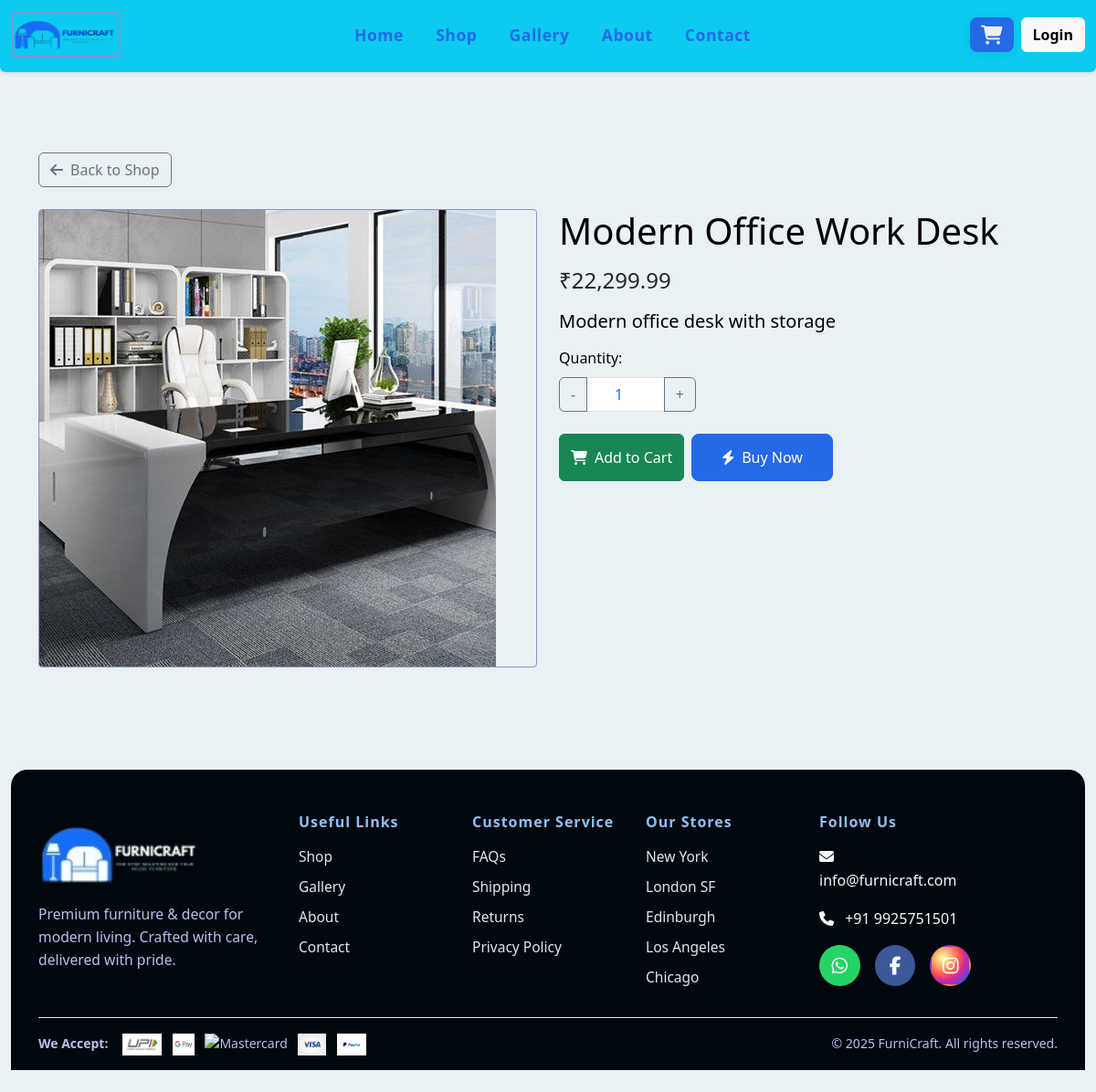
/product.php?id=29, run on an earlier commit of the app's database.
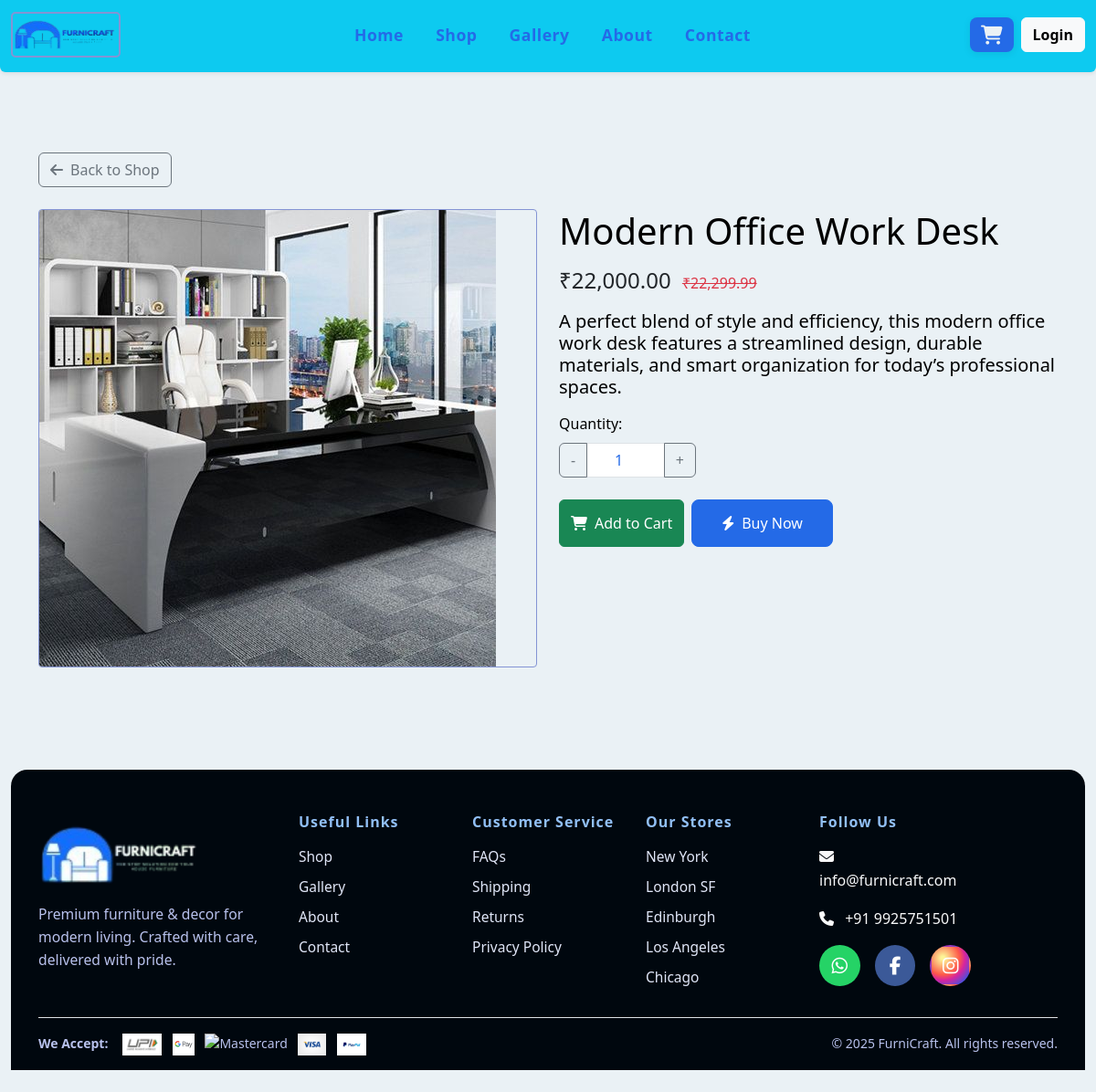
And on a later commit of the database.
### tables this page shows
CREATE TABLE `products` (
  `id` int(11) NOT NULL,
  `name` varchar(255) NOT NULL,
  `description` text DEFAULT NULL,
  `image` varchar(255) DEFAULT NULL,
  `price` decimal(10,2) NOT NULL,
  `sale_price` decimal(10,2) DEFAULT NULL,
  `stock` int(11) DEFAULT 0,
  `category_id` int(11) DEFAULT NULL,
  `status` enum('active','inactive') DEFAULT 'active',
  `created_at` timestamp NOT NULL DEFAULT current_timestamp(),
  `updated_at` timestamp NOT NULL DEFAULT current_timestamp() ON UPDATE current_timestamp()
);

### includes/functions.php (called while the page is built, shortened)
<?php
require_once __DIR__ . '/../config/database.php';
function getProductById($productId) {
    global $conn;
    $stmt = $conn->prepare("SELECT id, name, price,description, sale_price, stock, image FROM products WHERE id = ?");
    $stmt->bind_param("i", $productId);
    $stmt->execute();
    $result = $stmt->get_result();
    $product = $result->fetch_assoc();
    return $product ?: false;
}
?>

### product.php (the view, shortened to what this page needs)
<?php
require_once 'includes/header.php';
$productId = isset($_GET['id']) ? (int)$_GET['id'] : 0;
$product = getProductById($productId);
?>
<section class="product-details py-5">
    <div class="container">
        <div class="text-start mb-4">
            <a href="shop.php" class="btn btn-outline-secondary">
                <i class="fas fa-arrow-left me-2"></i>Back to Shop
            </a>
        </div>
        <div class="row">
            <div class="col-md-6">
                <div class="product-gallery">
                    <div class="main-image mb-3">
                        <?php if (!empty($product['image'])): ?>
                            <img src="assets/images/products/<?php echo htmlspecialchars($product['image']); ?>"
                                 class="img-fluid" alt="<?php echo htmlspecialchars($product['name']); ?>"
                                 style="max-height: 500px; object-fit: cover;">
                        <?php else: ?>
                            <img src="assets/images/products/default.jpg"
                                 class="img-fluid" alt="No image available"
                                 style="max-height: 500px; object-fit: cover;">
                        <?php endif; ?>
                    </div>
                </div>
            </div>
            <div class="col-md-6">
                <h1 class="mb-3"><?php echo htmlspecialchars($product['name']); ?></h1>
                <div class="price mb-3">
                    <?php if (!empty($product['sale_price']) && $product['sale_price'] < $product['price']): ?>
                        <span class="h4 text-dark">₹<?php echo number_format($product['sale_price'], 2); ?></span>
                        <span class="text-danger text-decoration-line-through ms-2">
                            ₹<?php echo number_format($product['price'], 2); ?>
                        </span>
                    <?php else: ?>
                        <span class="h4 text-dark">₹<?php echo number_format($product['price'], 2); ?></span>
                    <?php endif; ?>
                </div>
                <h5 class="mb-3"><?php echo htmlspecialchars($product['description']); ?></h5>
                <form action="" method="POST" class="add-to-cart-form" novalidate>
                    <div class="form-group mb-4">
                        <label for="quantity" class="form-label">Quantity:</label>
                        <div class="input-group" style="width: 150px;">
                            <button type="button" class="btn btn-outline-secondary qtyminus">-</button>
                            <input type="number" class="form-control text-center qty" id="quantity" name="quantity"
                                   value="1" min="1" max="<?php echo (int)$product['stock']; ?>">
                            <button type="button" class="btn btn-outline-secondary qtyplus">+</button>
                        </div>
                    </div>
                    <div class="d-flex gap-2">
                        <button type="submit" class="btn btn-success">
                            <i class="fas fa-shopping-cart me-2"></i>Add to Cart
                        </button>
                        <a href="checkout.php" id="buy-now-btn" class="btn btn-primary">
                            <i class="fas fa-bolt me-2"></i>Buy Now
                        </a>
                    </div>
                </form>
            </div>
        </div>
    </div>
</section>
<?php require_once 'includes/footer.php'; ?>

What changed in the data, as far as the page shows it:
changed products "Modern Office Work Desk": sale_price (not shown) → "22,000.00"; description "Modern office desk with storage" → "A perfect blend of style and efficiency, this modern office work desk features a streamlined design, durable materials, and smart organization for today’s professional spaces."
